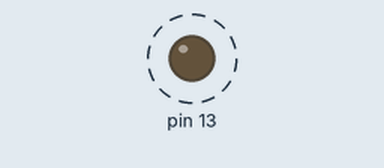
The sketch below on a simulated Arduino Uno, built with avr-gcc and run on an emulated ATmega328P. Parts: output pins drawn as LEDs (lit = HIGH). Dashed ring = blinking.

Above: at 0.5 s.
Timing chart, 0 to 4.6 s (numbered marks = the images above):
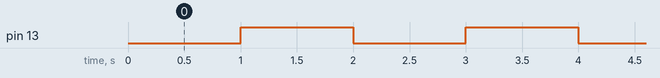

Measured:
- by itself, pin 13: alternates HIGH for 1.0 s and LOW for 1.0 s

The sketch:

DelayTest.ino
```cpp
#include <ThreeWire.h>
ThreeWire myWire(4,5,2); // IO, SCLK, CE

void setup()
{
 pinMode(13, OUTPUT);
}

void loop() {
 for(int i=0; i<60; i++)
 {
   delay(1000);
   digitalWrite(13, HIGH);
   delay(1000);
   digitalWrite(13, LOW);
 }

}
```
